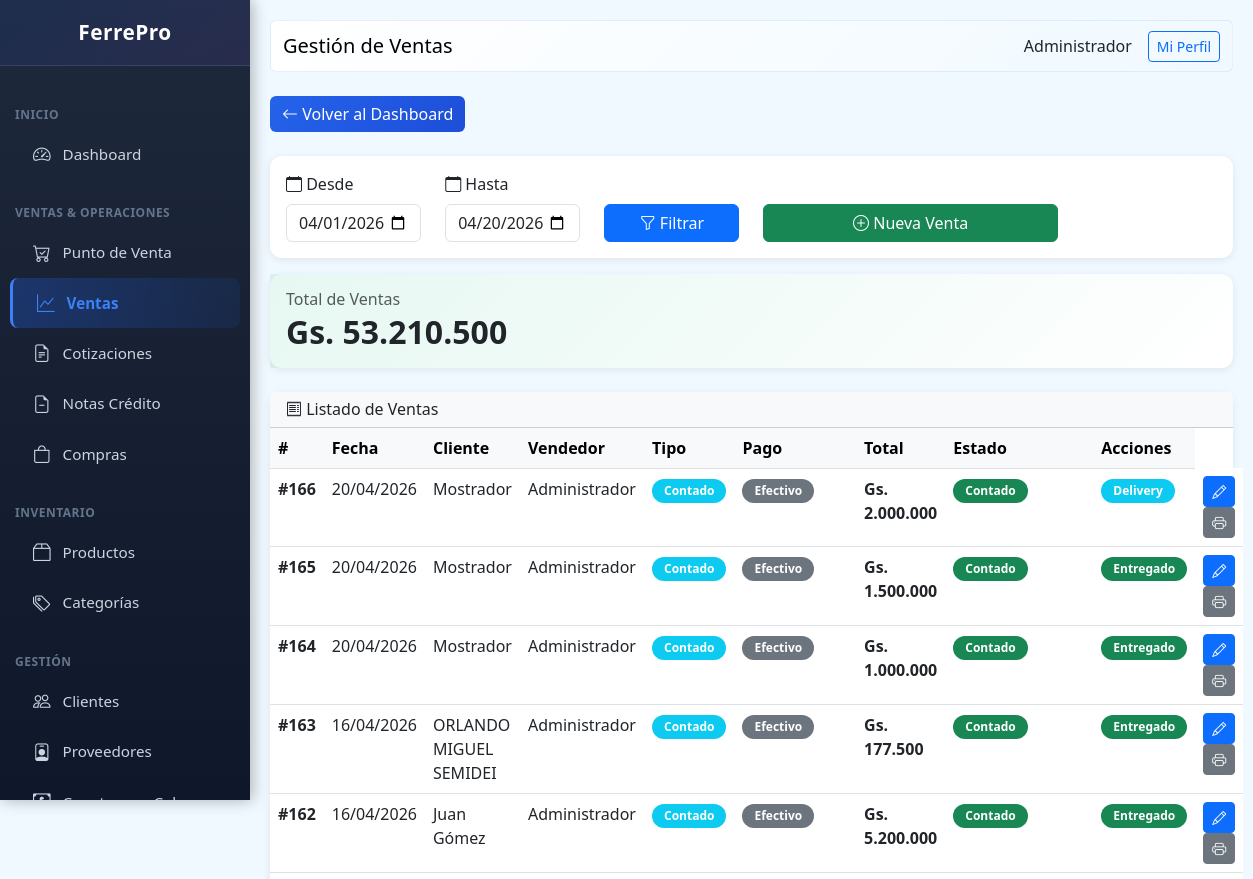
The app's page /public/index.php?page=sales (signed in, upper part), older data.
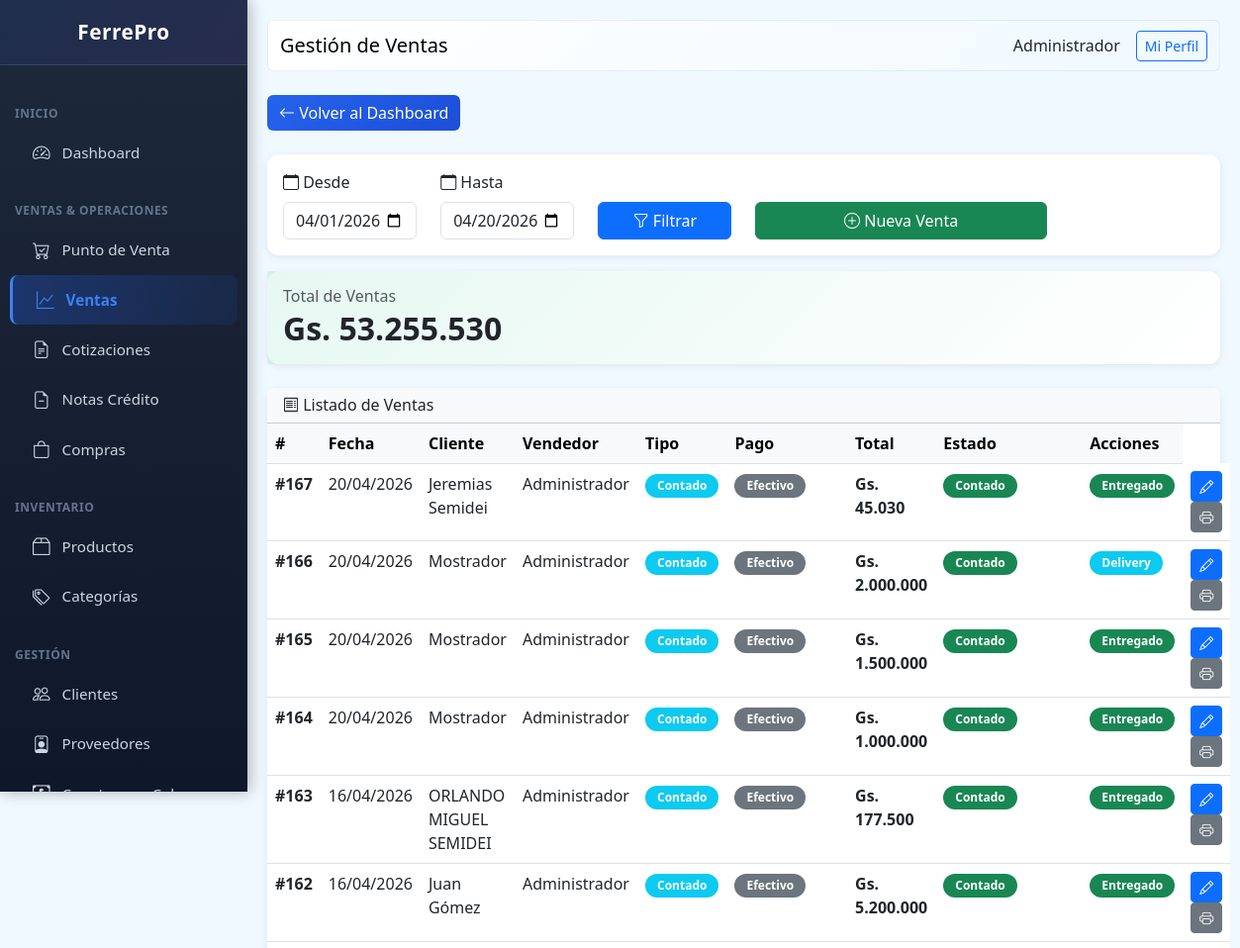
The same page, newer data.
### tables this page shows
CREATE TABLE sales (
                id INTEGER PRIMARY KEY AUTOINCREMENT,
                client_id INTEGER,
                user_id INTEGER,
                type TEXT DEFAULT 'contado',
                status TEXT DEFAULT 'pagada',
                subtotal REAL DEFAULT 0,
                discount REAL DEFAULT 0,
                total REAL DEFAULT 0,
                payment_method TEXT DEFAULT 'efectivo',
                delivery_type TEXT DEFAULT 'mostrador',
                notes TEXT,
                created_at DATETIME DEFAULT CURRENT_TIMESTAMP, branch_id INTEGER DEFAULT 1, pos_terminal_id INTEGER DEFAULT 1,
                FOREIGN KEY (client_id) REFERENCES clients(id),
                FOREIGN KEY (user_id) REFERENCES users(id)
            );

CREATE TABLE users (
                id INTEGER PRIMARY KEY AUTOINCREMENT,
                name TEXT NOT NULL,
                email TEXT UNIQUE,
                password TEXT NOT NULL,
                role TEXT DEFAULT 'vendedor',
                active INTEGER DEFAULT 1,
                created_at DATETIME DEFAULT CURRENT_TIMESTAMP
            , last_login DATETIME, last_password_change DATETIME, failed_login_attempts INTEGER DEFAULT 0, locked_until DATETIME, two_fa_enabled INTEGER DEFAULT 0, two_fa_secret TEXT);

CREATE TABLE clients (
                id INTEGER PRIMARY KEY AUTOINCREMENT,
                name TEXT NOT NULL,
                document_type TEXT DEFAULT 'DNI',
                document TEXT,
                phone TEXT,
                email TEXT,
                address TEXT,
                credit_limit REAL DEFAULT 0,
                category TEXT DEFAULT 'minorista',
                balance REAL DEFAULT 0,
                active INTEGER DEFAULT 1,
                created_at DATETIME DEFAULT CURRENT_TIMESTAMP
            , credit_days INTEGER DEFAULT 30);

### class/Database.php (called while the page is built, shortened)
<?php
class Database extends PDO {
    private static $instance = null;
    private function __construct() {
        $dbPath = dirname(__DIR__) . '/storage/ferrepro.db';
        $this->initTables();
    }
    public static function getInstance() {
        if (self::$instance === null) {
            self::$instance = new self();
        }
        return self::$instance;
    }
    private function initTables() {
        $this->seedDefaultData();
    }
    private function seedDefaultData() {
        $stmt = $this->query("SELECT COUNT(*) as count FROM users");
     }
 }

### class/Format.php (called while the page is built, shortened)
<?php
class Format {
    public static function money($amount) {
        $amount = floatval($amount);
        return 'Gs. ' . number_format($amount, 0, ',', '.');
    }
    public static function date($date) {
        try {
            $dateObj = new DateTime($date);
            return $dateObj->format('d/m/Y');
        } catch (Exception $e) {
            return 'Fecha inválida';
        }
    }
}

### views/sales/index.php (the view, shortened to what the changed rows need)
<?php
$dateFrom = $_GET['date_from'] ?? date('Y-m-01');
$dateTo = $_GET['date_to'] ?? date('Y-m-d');
$sales = db()->query("
    SELECT s.*, u.name as user_name, c.name as client_name
    FROM sales s
    LEFT JOIN users u ON s.user_id = u.id
    LEFT JOIN clients c ON s.client_id = c.id
    WHERE DATE(s.created_at) >= '$dateFrom' AND DATE(s.created_at) <= '$dateTo'
    ORDER BY s.id DESC
    LIMIT 50
")->fetchAll(PDO::FETCH_ASSOC);
$totalSales = db()->query("SELECT COALESCE(SUM(total), 0) as total FROM sales WHERE DATE(created_at) >= '$dateFrom' AND DATE(created_at) <= '$dateTo'")->fetch(PDO::FETCH_ASSOC);
$content = '
<div class="mb-4">
    <a href="?page=dashboard" class="btn btn-nav-back me-2"><i class="bi bi-arrow-left"></i> Volver al Dashboard</a>
</div>
<div class="card mb-3">
    <div class="card-body">
        <form method="GET" class="row">
            <input type="hidden" name="page" value="sales">
            <div class="col-md-2">
                <label class="form-label"><i class="bi bi-calendar"></i> Desde</label>
                <input type="date" name="date_from" class="form-control" value="' . $dateFrom . '">
            </div>
            <div class="col-md-2">
                <label class="form-label"><i class="bi bi-calendar"></i> Hasta</label>
                <input type="date" name="date_to" class="form-control" value="' . $dateTo . '">
            </div>
            <div class="col-md-2 d-flex align-items-end">
                <button type="submit" class="btn btn-primary w-100"><i class="bi bi-funnel"></i> Filtrar</button>
            </div>
            <div class="col-md-4 d-flex align-items-end">
                <a href="?page=pos" class="btn btn-success w-100"><i class="bi bi-plus-circle"></i> Nueva Venta</a>
            </div>
        </form>
    </div>
</div>
<div class="card mb-4">
    <div class="card-body" style="background: linear-gradient(135deg, rgba(16, 185, 129, 0.1), transparent);">
        <h6 class="text-muted mb-1">Total de Ventas</h6>
        <h3 class="mb-0" style="font-size: 2rem; font-weight: 700;">' . Format::money($totalSales['total']) . '</h3>
    </div>
</div>
<div class="card">
    <div class="card-header bg-light">
        <h6 class="mb-0"><i class="bi bi-receipt"></i> Listado de Ventas</h6>
    </div>
    <div class="card-body p-0">
        <table class="table table-hover mb-0">
            <thead class="table-light">
                <tr>
                    <th>#</th>
                    <th>Fecha</th>
                    <th>Cliente</th>
                    <th>Vendedor</th>
                    <th>Tipo</th>
                    <th>Pago</th>
                    <th>Total</th>
                    <th>Estado</th>
                    <th>Acciones</th>
                </tr>
            </thead>
            <tbody>';
if (empty($sales)) {
    $content .= '<tr><td colspan="10" class="text-center text-muted">No hay ventas</td></tr>';
} else {
    foreach ($sales as $s) {
        $saleType = $s['type'];
        $saleStatus = $s['status'] ?? ($s['type'] === 'contado' ? 'pagada' : 'pendiente');
        $deliveryType = $s['delivery_type'] ?? 'mostrador';
        if ($saleType === 'contado') {
            $statusLabel = 'Contado';
            $statusClass = 'success';
        } else {
            if ($saleStatus === 'pagada') {
                $statusLabel = 'Crédito Pagado';
                $statusClass = 'success';
            } else {
                $statusLabel = 'Crédito Pendiente';
                $statusClass = 'warning';
            }
        }
        if ($deliveryType === 'pendiente') {
            $deliveryLabel = '<a href="?page=sales&action=deliver&id=' . $s['id'] . '" class="badge bg-warning text-decoration-none" title="Clic para marcar como entregado">Pendiente <i class="bi bi-hand-index"></i></a>';
            $deliveryAction = '';
        } else if ($deliveryType === 'delivery') {
            $deliveryLabel = '<span class="badge bg-info">Delivery</span>';
            $deliveryAction = '';
        } else {
            $deliveryLabel = '<span class="badge bg-success">Entregado</span>';
            $deliveryAction = '';
        }
        $content .= '<tr>
            <td><strong>#' . $s['id'] . '</strong></td>
            <td>' . Format::date($s['created_at']) . '</td>
            <td>' . ($s['client_name'] ?? 'Mostrador') . '</td>
            <td>' . $s['user_name'] . '</td>
            <td><span class="badge bg-info">' . ucfirst($s['type']) . '</span></td>
            <td><span class="badge bg-secondary">' . ucfirst($s['payment_method']) . '</span></td>
            <td><strong>' . Format::money($s['total']) . '</strong></td>
            <td><span class="badge bg-' . $statusClass . '">' . $statusLabel . '</span></td>
            <td>' . $deliveryLabel . '</td>
            <td>
                <a href="?page=sales&action=edit&id=' . $s['id'] . '" class="btn btn-sm btn-primary" title="Editar"><i class="bi bi-pencil"></i></a>
                <a href="?page=sales&action=print&id=' . $s['id'] . '" class="btn btn-sm btn-secondary" target="_blank" title="Imprimir"><i class="bi bi-printer"></i></a>
                ' . $deliveryAction . '
            </td>
        </tr>';
    }
}
$content .= '</tbody>
        </table>
    </div>
</div>';

Row changes from the older to the newer data that the page shows:
added sales: id "167", created_at "20/04/2026", client.name "Jeremias Semidei", user.name "Administrador", type "Contado", payment_method "Efectivo", total "Gs. 45.030", delivery_type "Entregado"
Text that changed along with them:
Format::money($totalSales['total']): "Gs. 53.210.500" → "Gs. 53.255.530"
